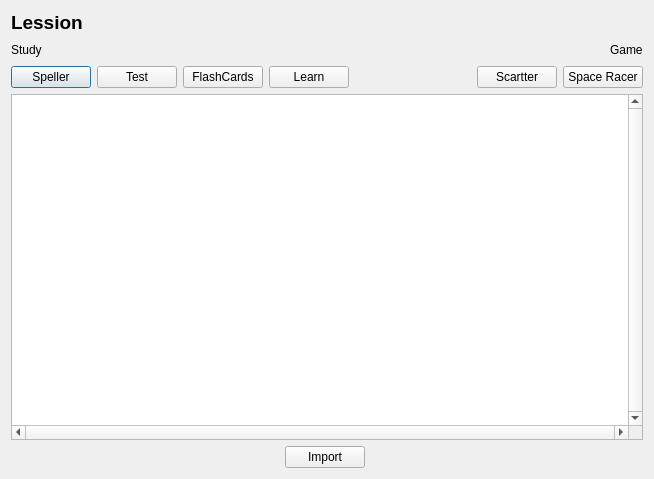
<?xml version="1.0" encoding="UTF-8"?>
<ui version="4.0">
 <class>unitlession</class>
 <widget class="QDialog" name="unitlession">
  <property name="geometry">
   <rect>
    <x>0</x>
    <y>0</y>
    <width>654</width>
    <height>479</height>
   </rect>
  </property>
  <property name="windowTitle">
   <string>unitlession</string>
  </property>
  <layout class="QVBoxLayout" name="verticalLayout_2">
   <item>
    <layout class="QVBoxLayout" name="verticalLayout">
     <item>
      <layout class="QHBoxLayout" name="horizontalLayout_4">
       <item>
        <widget class="QLabel" name="label">
         <property name="font">
          <font>
           <pointsize>14</pointsize>
           <weight>75</weight>
           <italic>false</italic>
           <bold>true</bold>
          </font>
         </property>
         <property name="text">
          <string>Lession</string>
         </property>
        </widget>
       </item>
       <item>
        <spacer name="horizontalSpacer_2">
         <property name="orientation">
          <enum>Qt::Horizontal</enum>
         </property>
         <property name="sizeHint" stdset="0">
          <size>
           <width>40</width>
           <height>20</height>
          </size>
         </property>
        </spacer>
       </item>
      </layout>
     </item>
     <item>
      <layout class="QHBoxLayout" name="horizontalLayout_5">
       <item>
        <widget class="QLabel" name="label_2">
         <property name="text">
          <string>Study</string>
         </property>
        </widget>
       </item>
       <item>
        <spacer name="horizontalSpacer_3">
         <property name="orientation">
          <enum>Qt::Horizontal</enum>
         </property>
         <property name="sizeHint" stdset="0">
          <size>
           <width>448</width>
           <height>20</height>
          </size>
         </property>
        </spacer>
       </item>
       <item>
        <widget class="QLabel" name="label_3">
         <property name="text">
          <string>Game</string>
         </property>
        </widget>
       </item>
      </layout>
     </item>
     <item>
      <layout class="QHBoxLayout" name="horizontalLayout_3">
       <item>
        <layout class="QHBoxLayout" name="horizontalLayout">
         <item>
          <widget class="QPushButton" name="pushButton">
           <property name="text">
            <string>Speller</string>
           </property>
          </widget>
         </item>
         <item>
          <widget class="QPushButton" name="pushTest">
           <property name="text">
            <string>Test</string>
           </property>
          </widget>
         </item>
         <item>
          <widget class="QPushButton" name="pushButton_3">
           <property name="text">
            <string>FlashCards</string>
           </property>
          </widget>
         </item>
         <item>
          <widget class="QPushButton" name="pushLearn">
           <property name="text">
            <string>Learn</string>
           </property>
          </widget>
         </item>
        </layout>
       </item>
       <item>
        <spacer name="horizontalSpacer">
         <property name="orientation">
          <enum>Qt::Horizontal</enum>
         </property>
         <property name="sizeHint" stdset="0">
          <size>
           <width>88</width>
           <height>20</height>
          </size>
         </property>
        </spacer>
       </item>
       <item>
        <layout class="QHBoxLayout" name="horizontalLayout_2">
         <item>
          <widget class="QPushButton" name="pushButton_5">
           <property name="text">
            <string>Scartter</string>
           </property>
          </widget>
         </item>
         <item>
          <widget class="QPushButton" name="pushButton_6">
           <property name="text">
            <string>Space Racer</string>
           </property>
          </widget>
         </item>
        </layout>
       </item>
      </layout>
     </item>
    </layout>
   </item>
   <item>
    <widget class="QTableView" name="tableView">
     <property name="autoFillBackground">
      <bool>false</bool>
     </property>
     <property name="verticalScrollBarPolicy">
      <enum>Qt::ScrollBarAlwaysOn</enum>
     </property>
     <property name="horizontalScrollBarPolicy">
      <enum>Qt::ScrollBarAlwaysOn</enum>
     </property>
     <property name="gridStyle">
      <enum>Qt::DashLine</enum>
     </property>
    </widget>
   </item>
   <item>
    <layout class="QHBoxLayout" name="horizontalLayout_6">
     <item>
      <spacer name="horizontalSpacer_4">
       <property name="orientation">
        <enum>Qt::Horizontal</enum>
       </property>
       <property name="sizeHint" stdset="0">
        <size>
         <width>238</width>
         <height>20</height>
        </size>
       </property>
      </spacer>
     </item>
     <item>
      <widget class="QPushButton" name="pushButton_7">
       <property name="text">
        <string>Import</string>
       </property>
      </widget>
     </item>
     <item>
      <spacer name="horizontalSpacer_5">
       <property name="orientation">
        <enum>Qt::Horizontal</enum>
       </property>
       <property name="sizeHint" stdset="0">
        <size>
         <width>278</width>
         <height>20</height>
        </size>
       </property>
      </spacer>
     </item>
    </layout>
   </item>
  </layout>
 </widget>
 <layoutdefault spacing="6" margin="11"/>
 <resources/>
 <connections/>
</ui>
